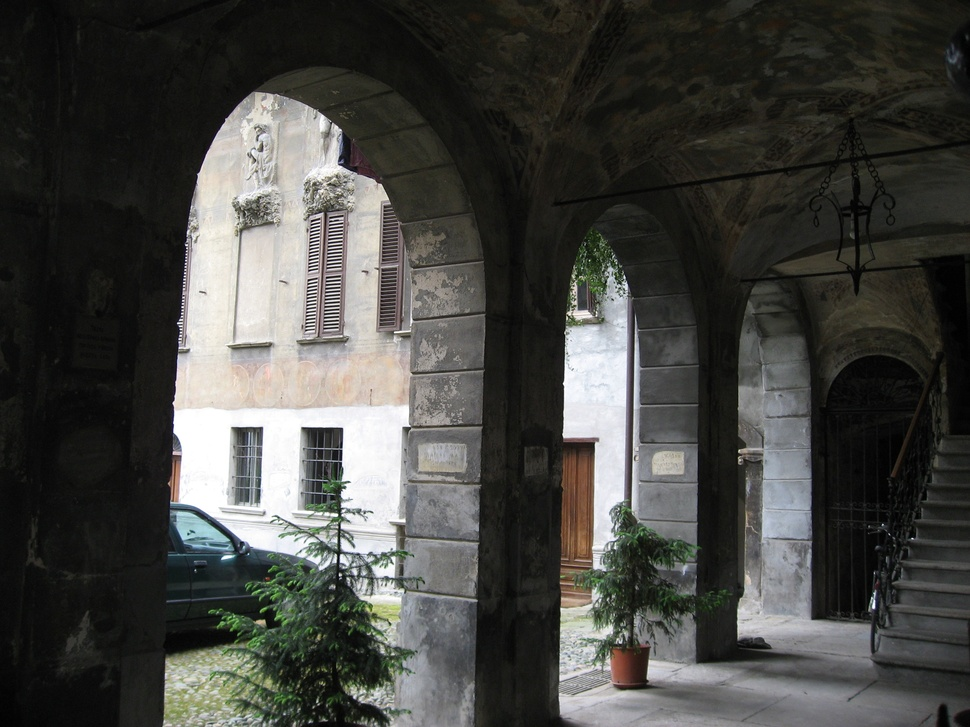
#> input picture Computer vision algorithms/Data/AquaTermi_lowcontrast.JPG, 970 x 727 px, shrunk from 2816 x 2112 before the run
$ python -i harris.py   (imports and definitions only)
#> lines starting #> are read from the running program, lines starting #| are printed output that depends on the picture
from matplotlib import pylab
from numpy import *
from scipy.ndimage import filters


def compute_harris_response(im,sigma=3):
    """ Compute the Harris corner detector response function
        for each pixel in a graylevel image. """

    # derivatives
    imx = zeros(im.shape)
    filters.gaussian_filter(im, (sigma,sigma), (0,1), imx)
    imy = zeros(im.shape)
    filters.gaussian_filter(im, (sigma,sigma), (1,0), imy)

    # compute components of the Harris matrix
    Wxx = filters.gaussian_filter(imx*imx,sigma)
    Wxy = filters.gaussian_filter(imx*imy,sigma)
    Wyy = filters.gaussian_filter(imy*imy,sigma)

    # determinant and trace
    Wdet = Wxx*Wyy - Wxy**2
    Wtr = Wxx + Wyy

    return Wdet / (Wtr*Wtr)


# [131 lines left out: functions get_harris_points, plot_harris_points, get_descriptors, match, match_twosided, appendimages and 1 more, not called in this run]

>>> import cv2
>>> picture = cv2.imread('Data/AquaTermi_lowcontrast.JPG', cv2.IMREAD_GRAYSCALE)
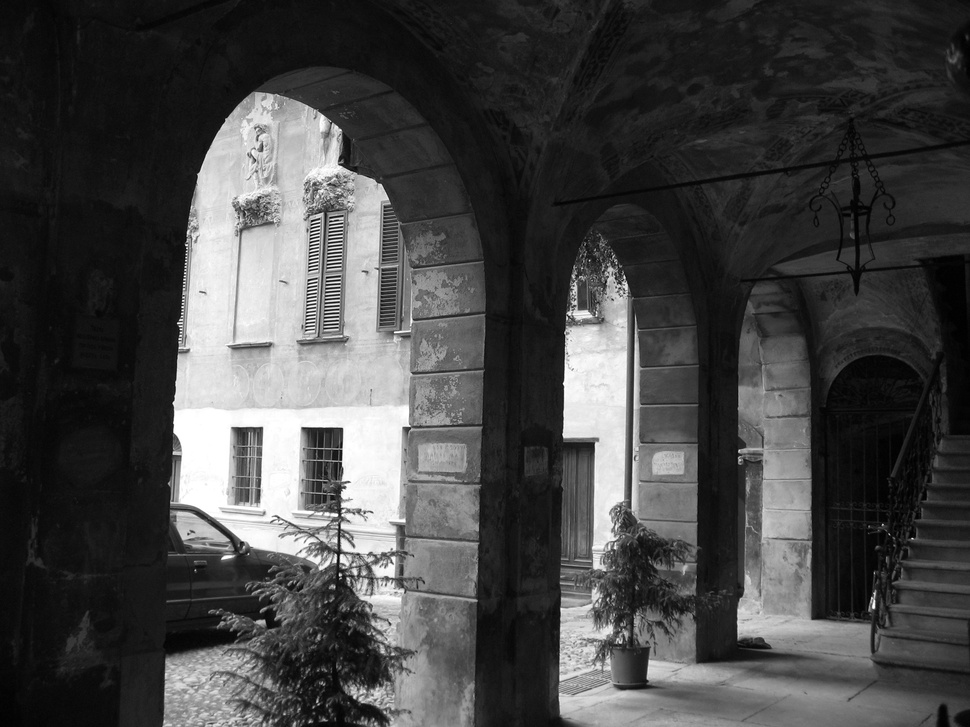
#> picture: shape (727, 970); min 0, max 255, mean 69.5
>>> result = compute_harris_response(picture)
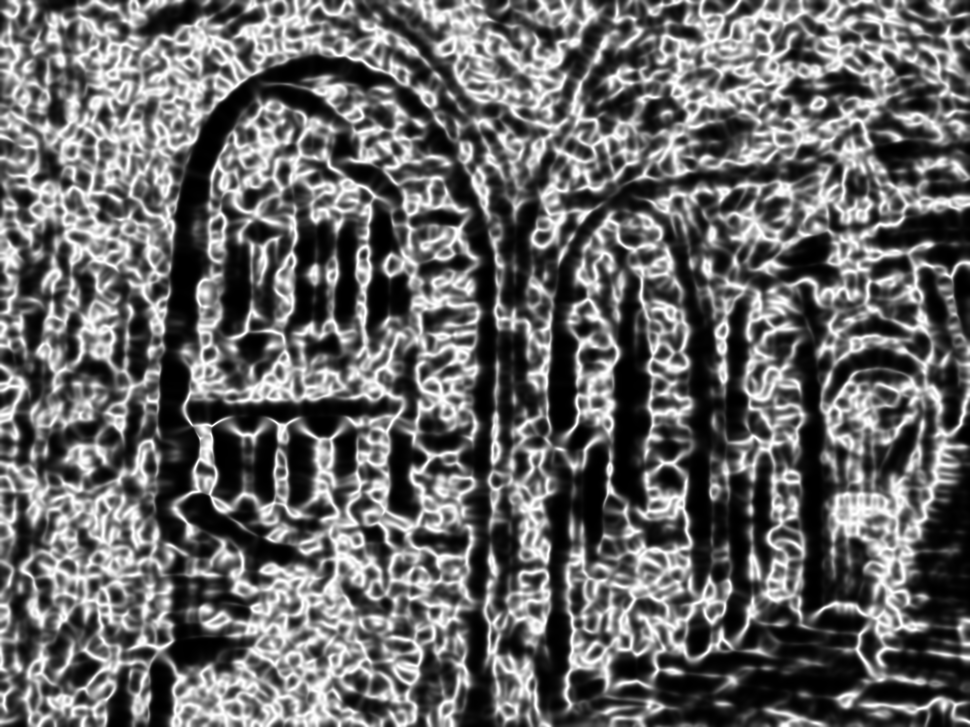
#> result: shape (727, 970) float64; min 2.69e-05, max 0.25, mean 0.101; drawn with min black and max white

$ run again, on Computer vision algorithms/Data/Univ1.jpg
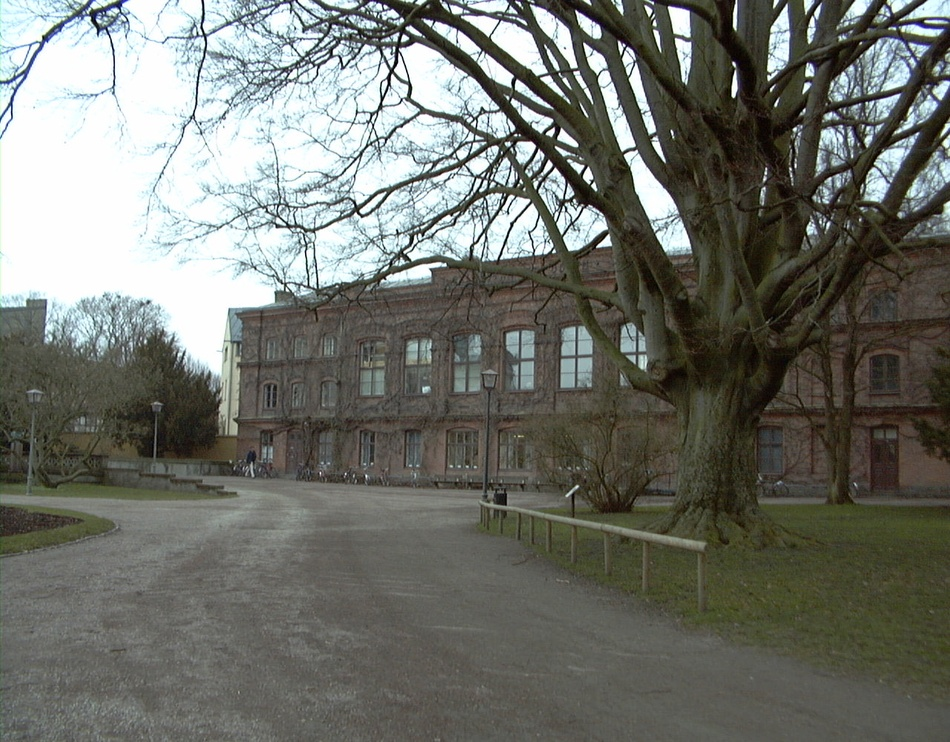
#> input picture Computer vision algorithms/Data/Univ1.jpg, 950 x 742 px, shrunk from 1280 x 1000 before the run
#> `picture = cv2.imread('Data/AquaTermi_lowcontrast.JPG', cv2.IMREAD_GRAY..`:
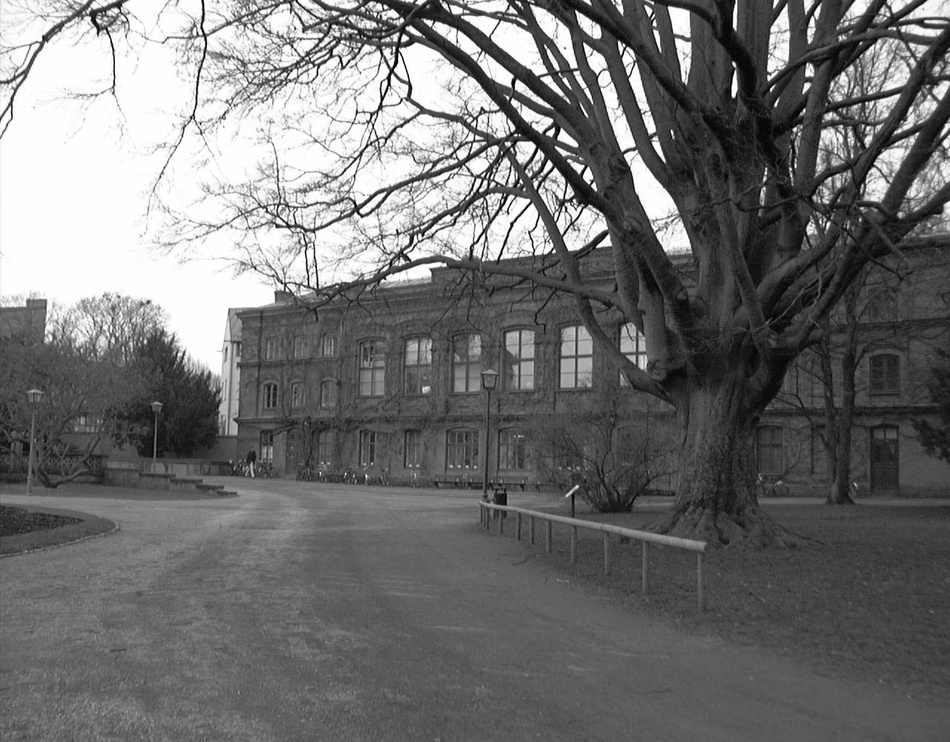
#> picture: shape (742, 950); min 0, max 255, mean 113
#> `result = compute_harris_response(picture)`:
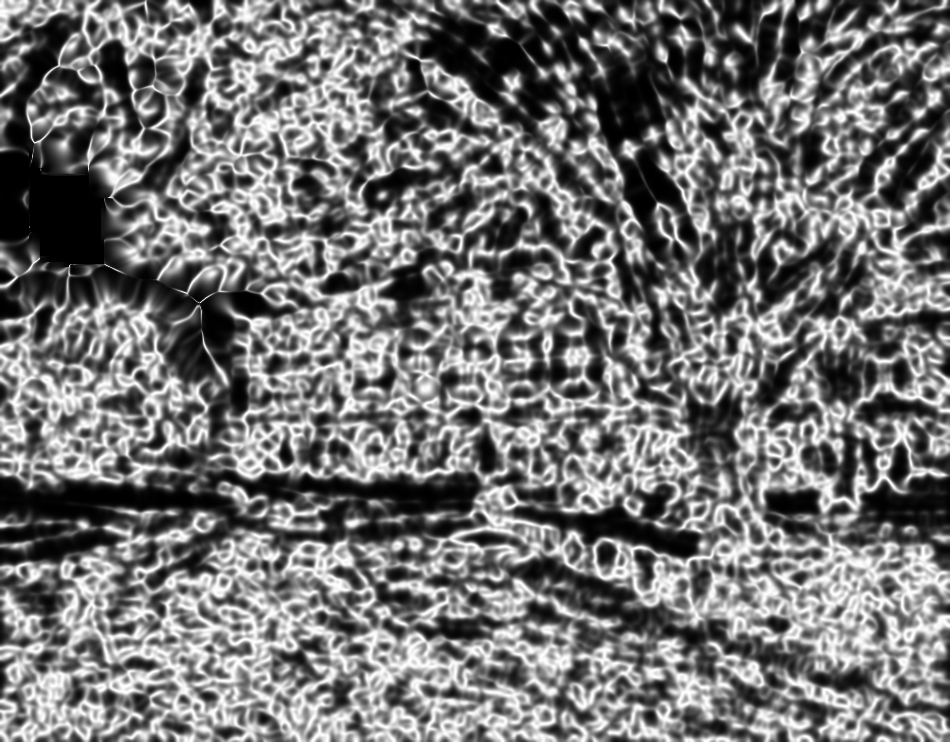
#> result: shape (742, 950) float64; 0.8% of the values are NaN or infinite; the others: min -1.42e-16, max 0.25, mean 0.115; drawn with min black, max white, NaN and infinite black

$ run again, on Computer vision algorithms/Data/Univ2.jpg
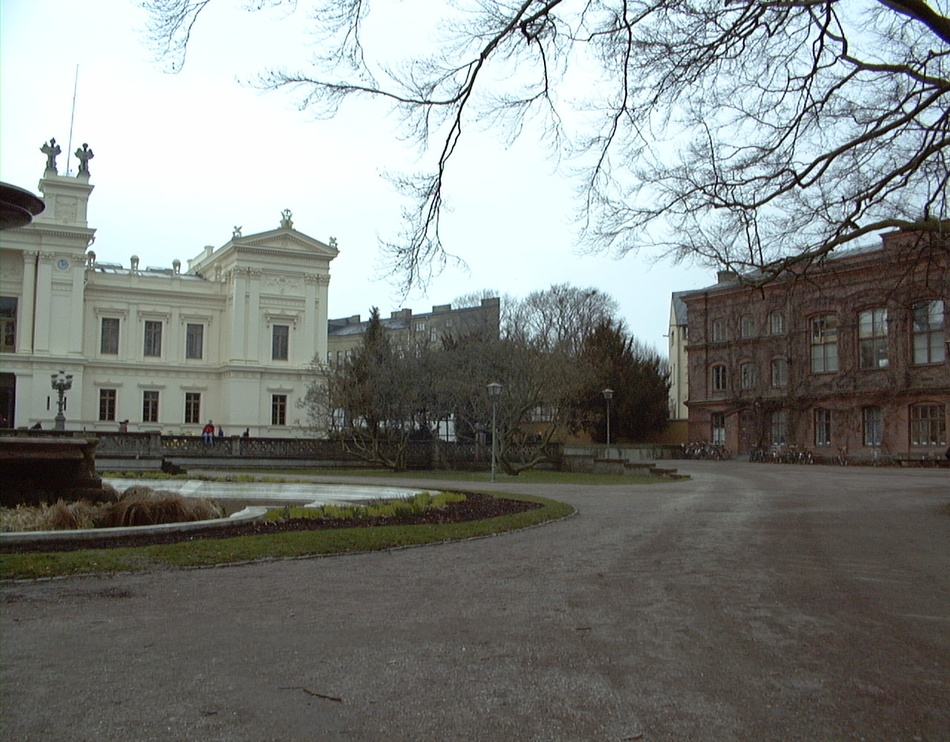
#> input picture Computer vision algorithms/Data/Univ2.jpg, 950 x 742 px, shrunk from 1280 x 1000 before the run
#> `picture = cv2.imread('Data/AquaTermi_lowcontrast.JPG', cv2.IMREAD_GRAY..`:
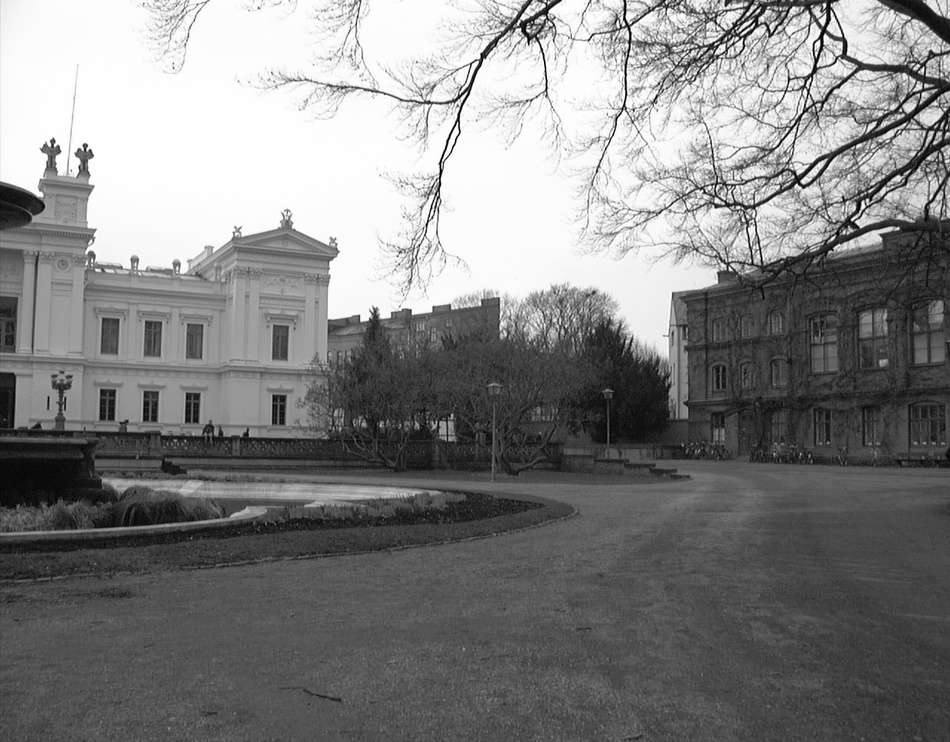
#> picture: shape (742, 950); min 0, max 255, mean 129.9
#> `result = compute_harris_response(picture)`:
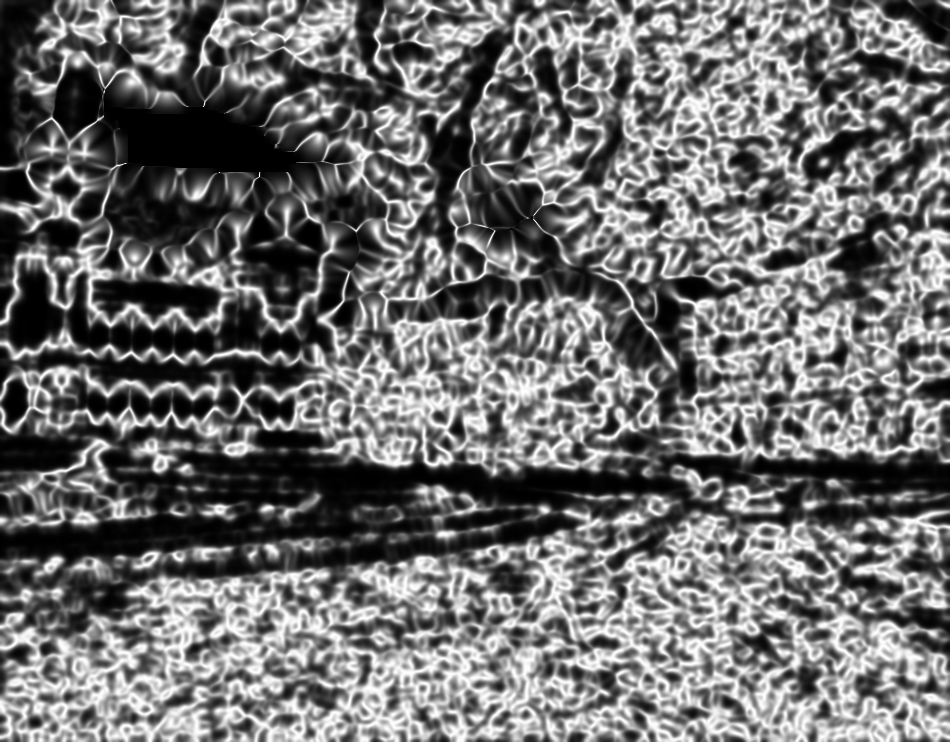
#> result: shape (742, 950) float64; 1.1% of the values are NaN or infinite; the others: min -1.42e-16, max 0.25, mean 0.11; drawn with min black, max white, NaN and infinite black

$ run again, on Computer vision algorithms/Data/Univ3.jpg
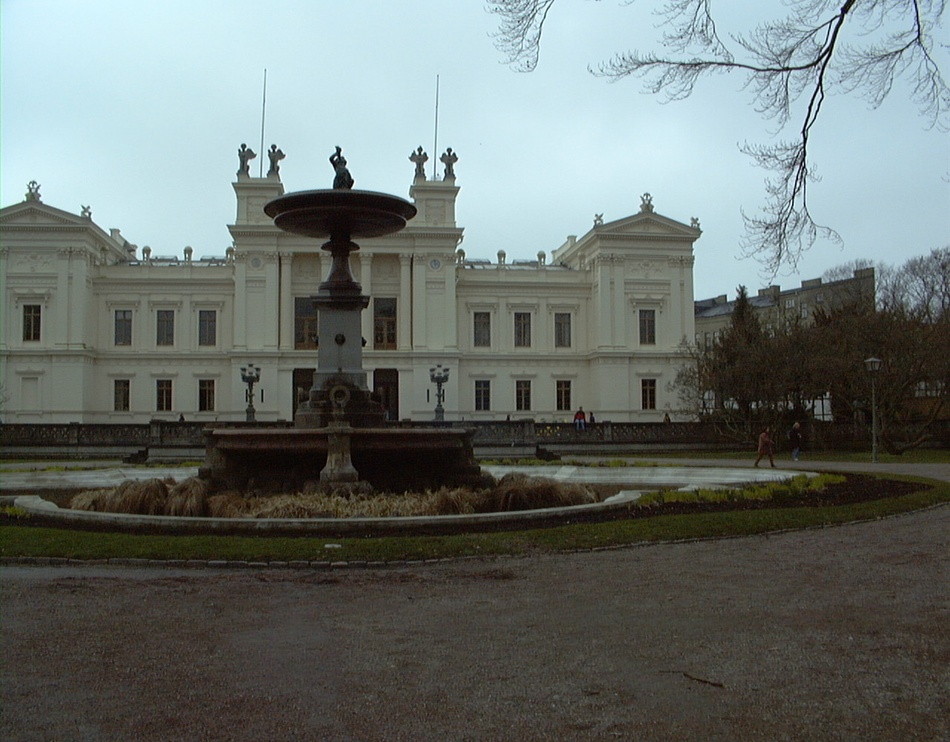
#> input picture Computer vision algorithms/Data/Univ3.jpg, 950 x 742 px, shrunk from 1280 x 1000 before the run
#> `picture = cv2.imread('Data/AquaTermi_lowcontrast.JPG', cv2.IMREAD_GRAY..`:
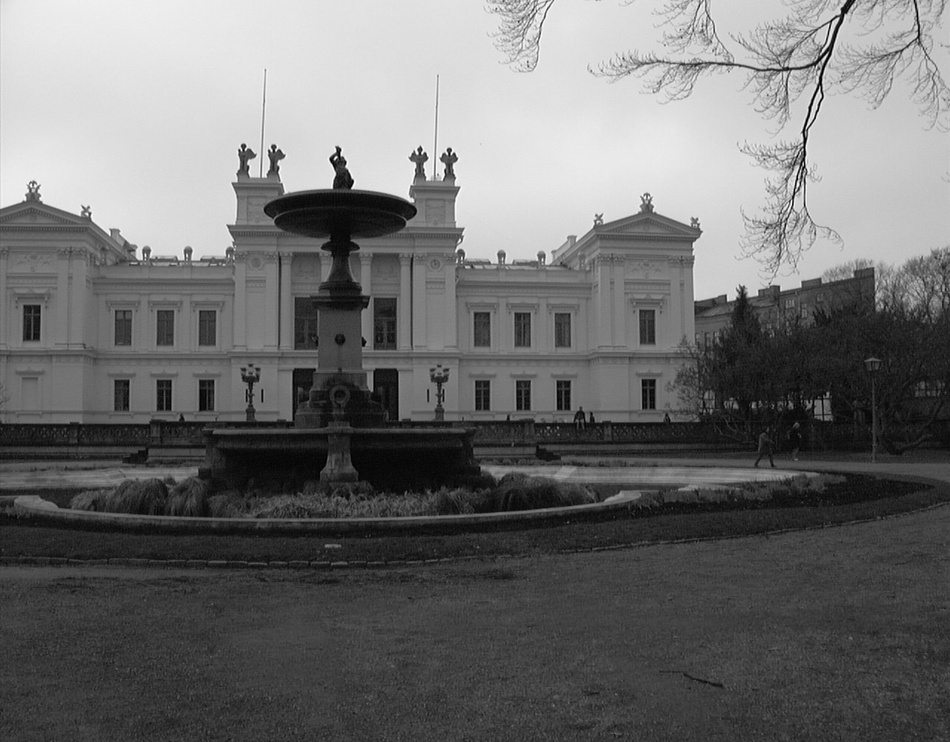
#> picture: shape (742, 950); min 0, max 255, mean 110.8
#> `result = compute_harris_response(picture)`:
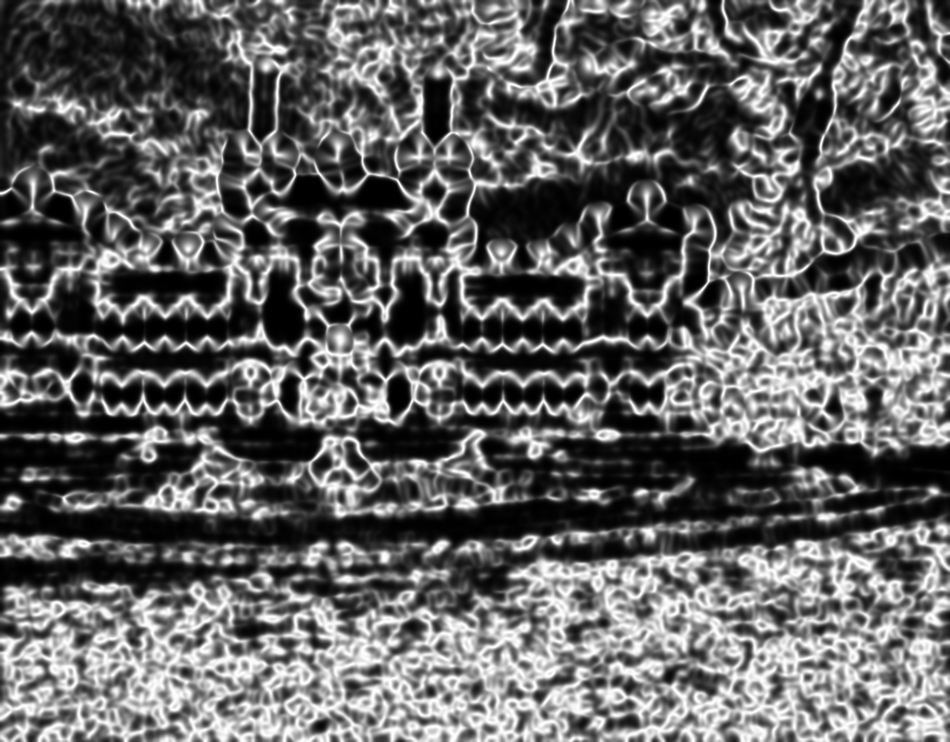
#> result: shape (742, 950) float64; min 8.41e-06, max 0.25, mean 0.0979; drawn with min black and max white
